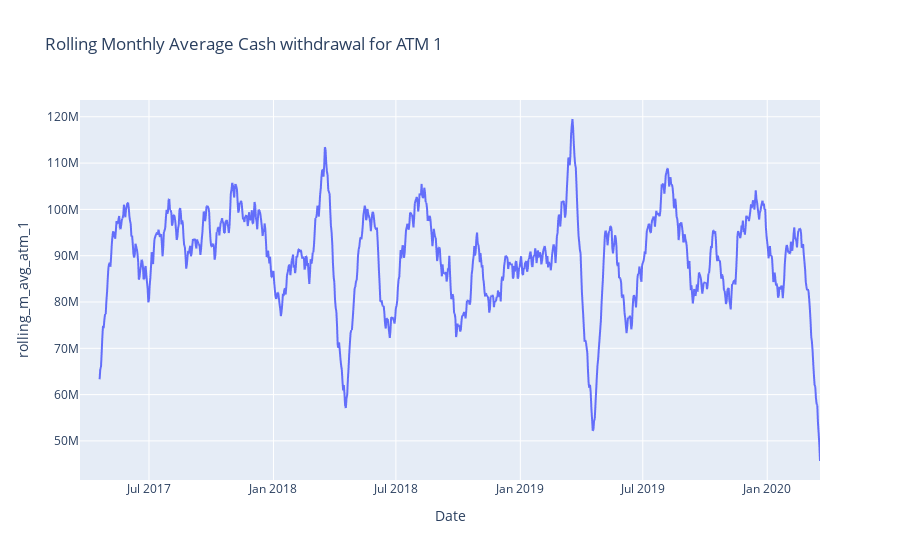

The cell this chart's notebook holds for it:
### Code cell
fig = px.line(
    ts_df, 
    y="rolling_m_avg_atm_1", 
    title="Rolling Monthly Average Cash withdrawal for ATM 1"
)

fig.show()

### Figure 1 — Plotly figure (JSON) as saved in the notebook; plotly's stock layout.template omitted (floating-point values rounded to 4 significant figures; data arrays with more than 128 entries replaced by an {"elided": "..."} marker saying what was removed)
{"data": [{"hovertemplate": "Date=%{x}<br>rolling_m_avg_atm_1=%{y}<extra></extra>", "legendgroup": "", "line": {"color": "#636efa", "dash": "solid"}, "marker": {"symbol": "circle"}, "mode": "lines", "name": "", "showlegend": false, "type": "scattergl", "x": {"elided": "1095 str values"}, "xaxis": "x", "y": {"elided": "1095 float values"}, "yaxis": "y"}], "layout": {"legend": {"tracegroupgap": 0}, "title": {"text": "Rolling Monthly Average Cash withdrawal for ATM 1"}, "xaxis": {"anchor": "y", "domain": [0, 1], "title": {"text": "Date"}}, "yaxis": {"anchor": "x", "domain": [0, 1], "title": {"text": "rolling_m_avg_atm_1"}}}}
